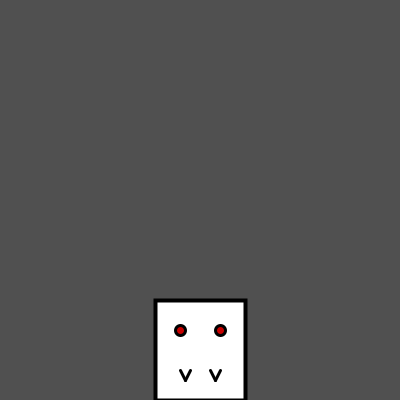
Frame 1 (no input)
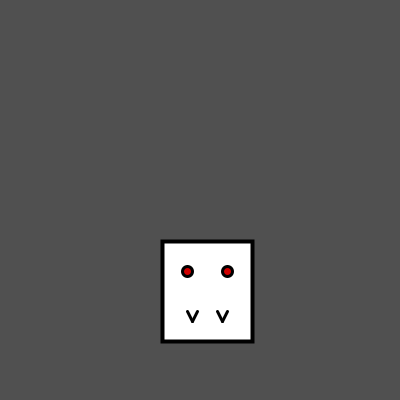
Frame 60 (the mouse pressed at the canvas centre just before this capture)
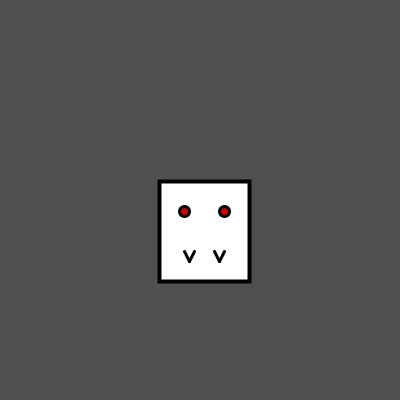
Frame 120 (the mouse held since frame 60 and released just before this capture)

The Processing sketch that drew these frames (run headless with seeded random() and noise(); from frame 60 on, the mouse is pressed at the canvas centre):

// Processing sketch: processing_100150
// ── processing_100150.pde

/* Ejercicio 3 
Random y travelling */

float vampX;
float vampY;


void setup() {
// Set the size of the window
size(400,400);
frameRate(30);

vampX = width/2;
vampY = height-50;
}

void draw() {
background(80);
  // smooth();
  ellipseMode(CENTER);
  rectMode(CENTER);
  
  strokeWeight(4);
  fill (255);
  rect (vampX,vampY,90, 100);
  
  strokeWeight(3);
  fill(vampX,0,0);
  ellipse(vampX-20,vampY-20, 10, 10);
  ellipse(vampX+20,vampY-20,10, 10); 
  line(vampX-20, vampY+20,vampX-15,vampY+30);
  line(vampX-15,vampY+30,vampX-10,vampY+20);
  line (vampX+20,vampY+20,vampX+15,vampY+30);
  line (vampX+15,vampY+30,vampX+10,vampY+20);
  
  vampY=vampY-1;
  vampX=random (190,210);
}
